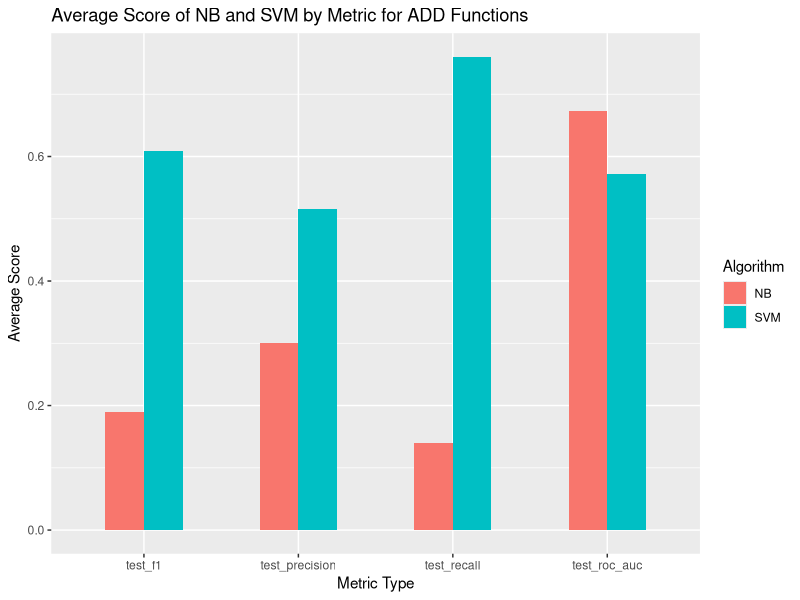
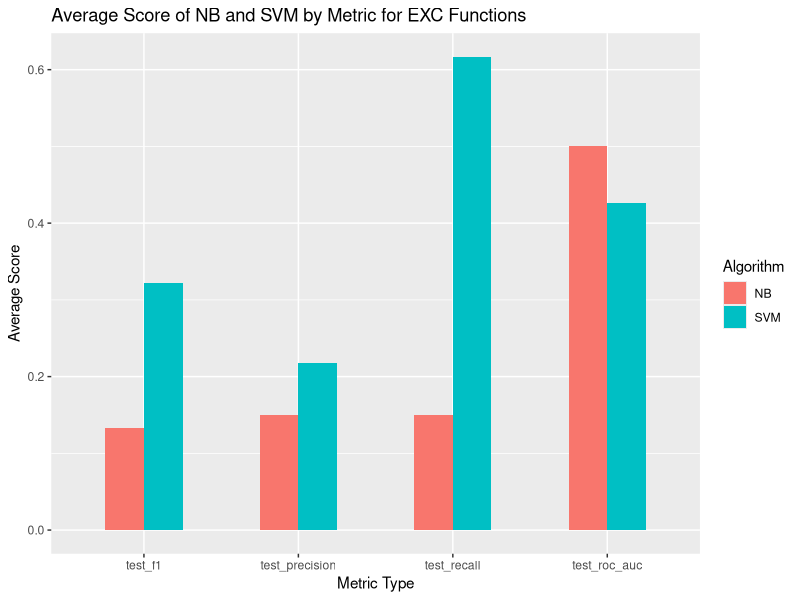
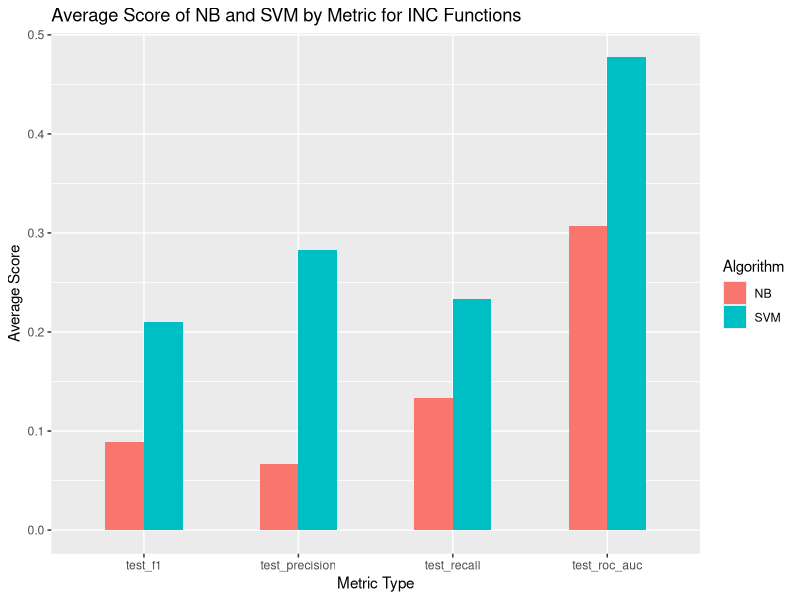
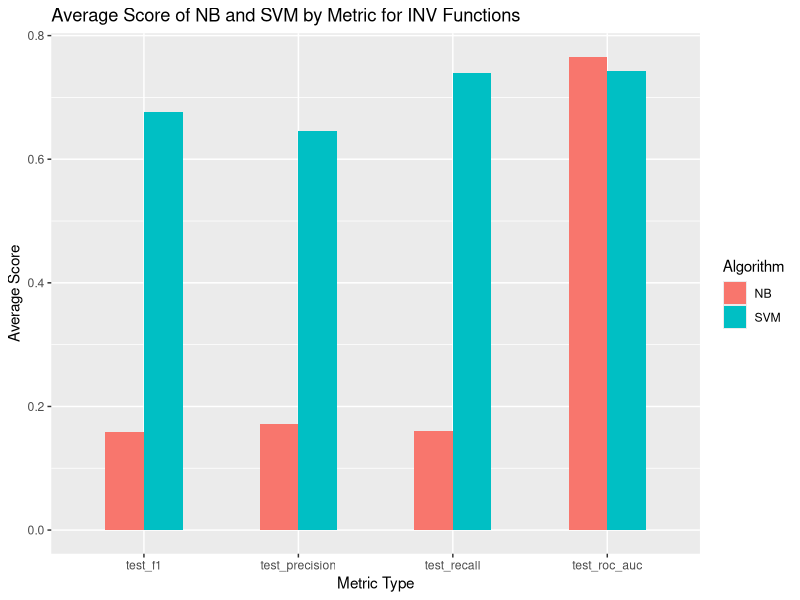
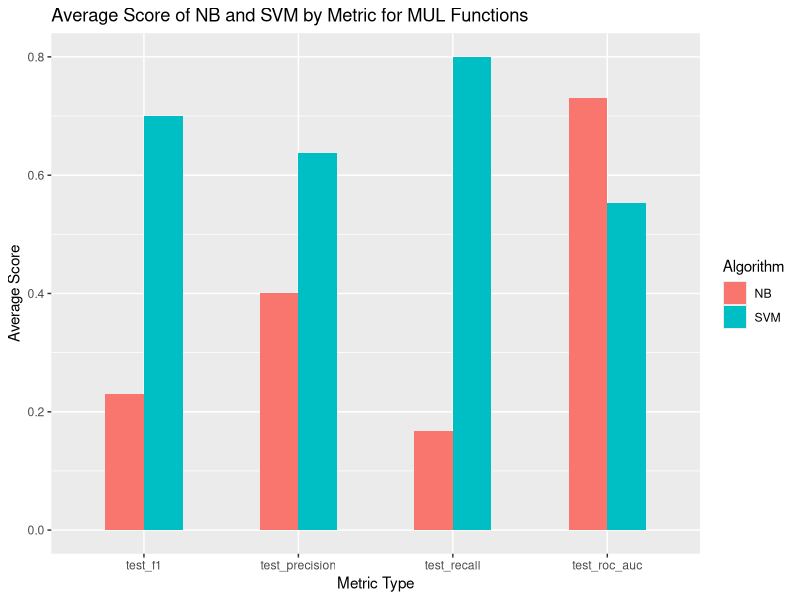
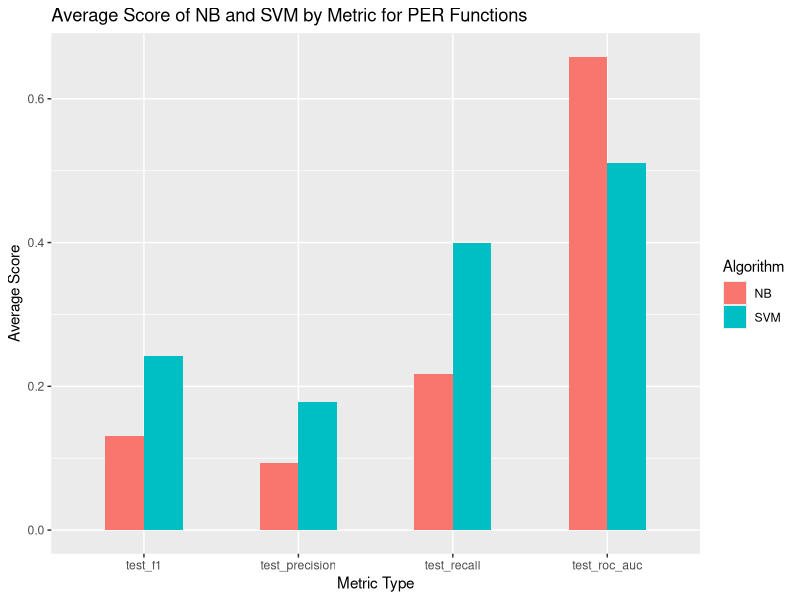

These figures' R source, in order:
library("tidyverse")
## Add functions
addScores <- read.csv("addMetrics.csv") %>%
  filter(
    Type != c('fit_time', 'score_time')
  )

png("graphs/addFunc.png", width = 614, height = 314)

# Plot scores
ggplot(data = addScores, aes(x = Type, y = Score, fill = Algorithm)) +
  geom_col(width = 0.5, position = "dodge") +
  labs(
    title = "Average Score of NB and SVM by Metric for ADD Functions",
    y = "Average Score",
    x = "Metric Type"
  )
dev.off()

## Exc functions
excScores <- read.csv("excMetrics.csv") %>%
  filter(
    Type != c('fit_time', 'score_time')
  )

png("graphs/excFunc.png", width = 614, height = 314)

# Plot scores
ggplot(data = excScores, aes(x = Type, y = Score, fill = Algorithm)) +
  geom_col(width = 0.5, position = "dodge") +
  labs(
    title = "Average Score of NB and SVM by Metric for EXC Functions",
    y = "Average Score",
    x = "Metric Type"
  )

dev.off()

## Inc functions
incScores <- read.csv("incMetrics.csv") %>%
  filter(
    Type != c('fit_time', 'score_time')
  )

png("graphs/incFunc.png", width = 614, height = 314)
# Plot scores
ggplot(data = incScores, aes(x = Type, y = Score, fill = Algorithm)) +
  geom_col(width = 0.5, position = "dodge") +
  labs(
    title = "Average Score of NB and SVM by Metric for INC Functions",
    y = "Average Score",
    x = "Metric Type"
  )
dev.off()

## Inv functions
invScores <- read.csv("invMetrics.csv") %>%
  filter(
    Type != c('fit_time', 'score_time')
  )

png("graphs/invFunc.png", width = 614, height = 314)
# Plot scores
ggplot(data = invScores, aes(x = Type, y = Score, fill = Algorithm)) +
  geom_col(width = 0.5, position = "dodge") +
  labs(
    title = "Average Score of NB and SVM by Metric for INV Functions",
    y = "Average Score",
    x = "Metric Type"
  )
dev.off()

## Mul functions
mulScores <- read.csv("mulMetrics.csv") %>%
  filter(
    Type != c('fit_time', 'score_time')
  )

png("graphs/mulFunc.png", width = 614, height = 314)
# Plot scores
ggplot(data = mulScores, aes(x = Type, y = Score, fill = Algorithm)) +
  geom_col(width = 0.5, position = "dodge") +
  labs(
    title = "Average Score of NB and SVM by Metric for MUL Functions",
    y = "Average Score",
    x = "Metric Type"
  )
dev.off()

# Per Functions
perScores <- read.csv("perMetrics.csv") %>%
  filter(
    Type != c('fit_time', 'score_time')
  )

png("graphs/perFunc.png", width = 614, height = 314)
# Plot scores
ggplot(data = perScores, aes(x = Type, y = Score, fill = Algorithm)) +
  geom_col(width = 0.5, position = "dodge") +
  labs(
    title = "Average Score of NB and SVM by Metric for PER Functions",
    y = "Average Score",
    x = "Metric Type"
  )
dev.off()
